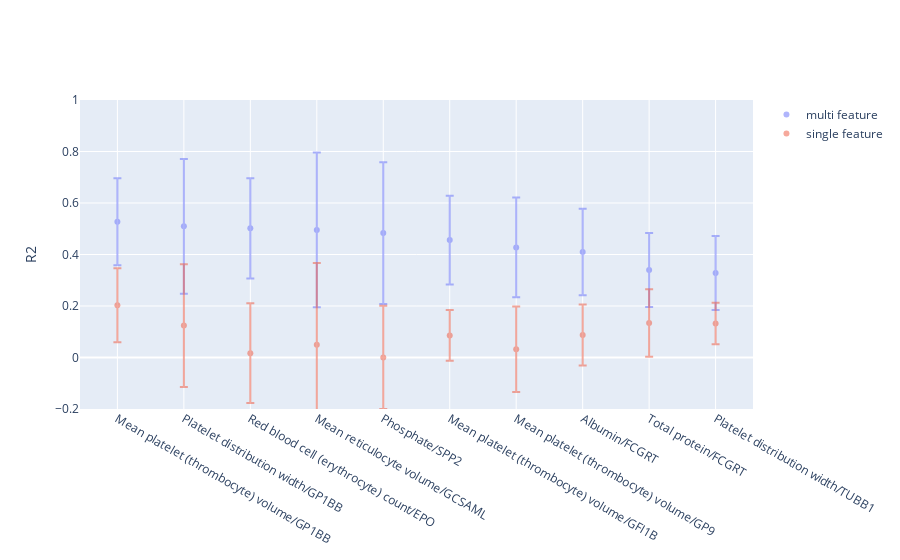

Here is the notebook cell this chart was saved with:
### Code cell
fig = go.Figure(data=[go.Scatter(
        x=multi_feature_regression_results_for_plot["phenotype/gene"],
        y=multi_feature_regression_results_for_plot["mean"],
        mode='markers',
        opacity=.5,
        name="multi feature",
        error_y=dict(
            type='data',
            array=multi_feature_regression_results_for_plot["std"],
            visible=True)
    ), go.Scatter(
        x=regression_results_df_for_plot["phenotype/gene"],
        y=regression_results_df_for_plot["mean"],
        mode='markers',
        opacity=.5,
        name="single feature",
        error_y=dict(
            type='data',
            array=regression_results_df_for_plot["std"],
            visible=True))],
    layout=dict(
#         title="Linear regression on traits, multiple features",
        yaxis_title="R2",
        yaxis_range=[-0.2,1]))
fig.show()

### Figure 1 — Plotly figure (JSON) as saved in the notebook; plotly's stock layout.template omitted (floating-point values rounded to 4 significant figures)
{"data": [{"error_y": {"array": [0.1689, 0.2619, 0.1946, 0.3008, 0.2752, 0.1723, 0.1937, 0.1679, 0.1438, 0.1438], "type": "data", "visible": true}, "mode": "markers", "name": "multi feature", "opacity": 0.5, "type": "scatter", "x": ["Mean platelet (thrombocyte) volume/GP1BB", "Platelet distribution width/GP1BB", "Red blood cell (erythrocyte) count/EPO", "Mean reticulocyte volume/GCSAML", "Phosphate/SPP2", "Mean platelet (thrombocyte) volume/GFI1B", "Mean platelet (thrombocyte) volume/GP9", "Albumin/FCGRT", "Total protein/FCGRT", "Platelet distribution width/TUBB1"], "y": [0.5274, 0.5093, 0.5015, 0.4956, 0.4834, 0.4563, 0.4276, 0.4099, 0.34, 0.3278]}, {"error_y": {"array": [0.1439, 0.2387, 0.1935, 0.3174, 0.2002, 0.09841, 0.1663, 0.1187, 0.1312, 0.08065], "type": "data", "visible": true}, "mode": "markers", "name": "single feature", "opacity": 0.5, "type": "scatter", "x": ["Mean platelet (thrombocyte) volume/GP1BB", "Platelet distribution width/GP1BB", "Red blood cell (erythrocyte) count/EPO", "Mean reticulocyte volume/GCSAML", "Phosphate/SPP2", "Mean platelet (thrombocyte) volume/GFI1B", "Mean platelet (thrombocyte) volume/GP9", "Albumin/FCGRT", "Total protein/FCGRT", "Platelet distribution width/TUBB1"], "y": [0.203, 0.1239, 0.01673, 0.04975, 0.0003954, 0.08561, 0.03216, 0.08711, 0.1337, 0.1324]}], "layout": {"autosize": true, "xaxis": {"autorange": true, "range": [-0.5545, 9.554], "type": "category"}, "yaxis": {"range": [-0.2, 1], "title": {"text": "R2"}, "type": "linear"}}}
